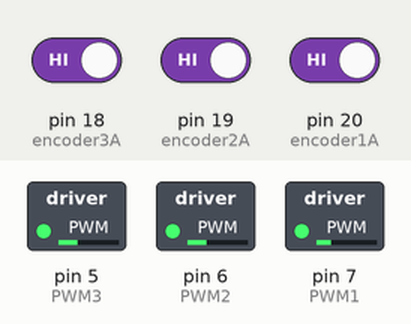
A sketch run on a simulated Arduino Mega 2560, built with avr-gcc and run on an emulated ATmega2560. Shown: switched loads named in the sketch (green lamp = pin HIGH). The inputs (shaded band) are chosen by the test bench; at power-on: pin 18 (encoder3A) HIGH, pin 19 (encoder2A) HIGH, pin 20 (encoder1A) HIGH. What the sketch prints to the serial monitor is not drawn.

Above: at 0.1 s.
Timing chart, 0 to 1.6 s (numbered marks = the images above):
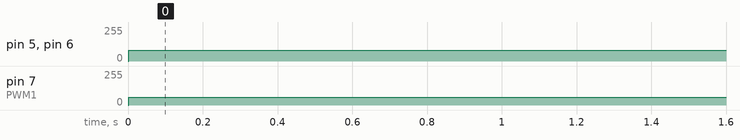

The sketch:

PID_all_motor.ino
```cpp
/********************************************************************
 * 电机测速
 * 使用millis（）函数，记录时间，单位为毫秒
 * 使用中断函数，当引脚电平改变时触发，计数一次
 * 磁环为12cpr，将得到的值Val除以24，得到转动圈数
 * 除以当时的时间，因为时间单位为毫秒，除以60000转换为分
 * 这时候得到电机转速Speed ，单位 转/分
 * 注意；测出来的值会有些误差，电机转速在达到设置值后还会有些许的值增加
 * BY YFROBOT
 ********************************************************************/

#include "PID_v1.h"

#define pi 3.1415926f
#define AFA 60
#define L 11

struct ActThreeVell
  {
      float v1;
      float v2;
      float v3;
  };

int DIR1A = 26;     //M1 Direction Control
int DIR1B = 27;
int PWM1 = 7;
int encoder1A = 20;
int encoder1B = 52;
float Speed1;  //设置变量Speed，存储转速
double duration1;//the number of the pulses of Moter3
byte encoder1ALast;
boolean Direction1;//the rotation Direction1

int DIR2A = 24;     //M1 Direction Control
int DIR2B = 25;
int PWM2 = 6;
int encoder2A = 19;
int encoder2B = 50;
float Speed2;  //设置变量Speed，存储转速
double duration2;//the number of the pulses of Moter3
byte encoder2ALast;
boolean Direction2;//the rotation Direction1

int DIR3A = 22;     //M1 Direction Control
int DIR3B = 23;
int PWM3 = 5;
int encoder3A = 18;
int encoder3B = 28;
//float time;  //设置变量time，计时
float Speed3;  //设置变量Speed，存储转速
double duration3;//the number of the pulses of Moter3
byte encoder3ALast;
boolean Direction3;//the rotation Direction1

double sampleTime1 = 10;
double sampleTime2 = 10;
double sampleTime3 = 10;

unsigned long beginTime1;
unsigned long endTime1;
unsigned long beginTime2;
unsigned long endTime2;
unsigned long beginTime3;
unsigned long endTime3;

ActThreeVell ThreeWheelVellControl2(float Vx, float Vy, float angularVell)
{
ActThreeVell vell;
float theta = 0;

vell.v1 = (float)(-cos((AFA + theta) / 180.0f*pi) * Vx - sin((theta + AFA) / 180.0f*pi) * Vy + L * angularVell);

vell.v2 = (float)(cos(theta / 180.0f*pi) * Vx + sin(theta /180.0f*pi) * Vy      + L * angularVell);

vell.v3 = (float)(-cos((AFA - theta) / 180.0f * pi) * Vx + sin((AFA - theta) / 180.0f*pi) * Vy + L * angularVell);

return vell;
}
ActThreeVell finalSpeed = ThreeWheelVellControl2(0,-5,0);
double set1 = 6;//finalSpeed.v1;
double set2 = 6;//finalSpeed.v2;
double set3 = 6;//finalSpeed.v3;


double Kp1=29.8,Ki1=93.12, Kd1=1.286; //,46 Ki= 10 15, Kd=0.306;  //Adjust the PID to fit the motor
double Setpoint1,Input1,Output1;
//double set1 = -8.0;  // fixed setPoint
PID myPID1(&Input1,&Output1,&Setpoint1,Kp1,Ki1,Kd1,DIRECT);

double Kp2=20.5,Ki2=81, Kd2=1.194; //,46 Ki= 10 15, Kd=0.306;  //Adjust the PID to fit the motor
double Setpoint2,Input2,Output2;
//double set2 = 8.0;  // fixed setPoint
PID myPID2(&Input2,&Output2,&Setpoint2,Kp2,Ki2,Kd2,DIRECT);

double Kp3=21.8,Ki3=93.12, Kd3=0.986; //,46 Ki= 10 15, Kd=0.306;  //Adjust the PID to fit the motor
double Setpoint3,Input3,Output3;
//double set3 = 0.0;  // fixed setPoint
PID myPID3(&Input3,&Output3,&Setpoint3,Kp3,Ki3,Kd3,DIRECT);

// KAlman Filter application (Barun Basnet)
// Initialization of KAlman Variables
float RA = 6e-3, QA = 1e-4;  //Q = process noise covariance, R = measurement noise covariance
double Xpe0A = 0.0;  // Xpe0 = prior estimation of signal X at time t=0 (current state)
double Xe1A = 0.0;  //Xe1 = estimation of X at time t=1 (previous state)
double Ppe0A = 0.0;  //Ppe0 = prior estimation of "error covariance" at t=0,
double P1A = 1, P0A = 0; //P1 = error covariance at t=1, P0 = error covariance at t=0
double  KA = 0.0, Xe0A = 0.0, ZA = 0.0; //K = KAlman gain, Xe0 = estimation of signal at t=0, Z = measured signal at t=0

// KBlman Filter application (Barun Basnet)
// Initialization of KBlman Variables
float RB = 6e-3, QB = 1e-4;  //Q = process noise covariance, R = measurement noise covariance
double Xpe0B = 0.0;  // Xpe0 = prior estimation of signal X at time t=0 (current state)
double Xe1B = 0.0;  //Xe1 = estimation of X at time t=1 (previous state)
double Ppe0B = 0.0;  //Ppe0 = prior estimation of "error covariance" at t=0,
double P1B = 1, P0B = 0; //P1 = error covariance at t=1, P0 = error covariance at t=0
double  KB = 0.0, Xe0B = 0.0, ZB = 0.0; //K = KBlman gain, Xe0 = estimation of signal at t=0, Z = measured signal at t=0
// Kalman Filter application (Barun Basnet)
// Initialization of Kalman Variables
float RC = 6e-3, QC = 1e-4;  //Q = process noise covariance, R = measurement noise covariance
double Xpe0C = 0.0;  // Xpe0 = prior estimation of signal X at time t=0 (current state)
double Xe1C = 0.0;  //Xe1 = estimation of X at time t=1 (previous state)
double Ppe0C = 0.0;  //Ppe0 = prior estimation of "error covariance" at t=0,
double P1C = 1, P0C = 0; //P1 = error covariance at t=1, P0 = error covariance at t=0
double  KC = 0.0, Xe0C = 0.0, ZC = 0.0; //K = Kalman gain, Xe0 = estimation of signal at t=0, Z = measured signal at t=0


void setup(){
  Serial.begin(115200);
  EncoderInit1();//Initialize encoder
  digitalWrite(encoder1A,INPUT);
  digitalWrite(encoder1B,INPUT);
  digitalWrite(DIR1A,OUTPUT);
  digitalWrite(DIR1B,OUTPUT);
  digitalWrite(PWM1,OUTPUT);
  digitalWrite(PWM1,LOW);
  myPID1.SetMode(AUTOMATIC);
  myPID1.SetOutputLimits(-60,60);
  myPID1.SetSampleTime(sampleTime1);
  myPID1.SetTunings(Kp1,Ki1,Kd1);
  beginTime1 = millis();

  EncoderInit2();//Initialize encoder
  digitalWrite(encoder2A,INPUT);
  digitalWrite(encoder2B,INPUT);
  digitalWrite(DIR2A,OUTPUT);
  digitalWrite(DIR2B,OUTPUT);
  digitalWrite(PWM2,OUTPUT);
  digitalWrite(PWM2,LOW);
  myPID2.SetMode(AUTOMATIC);
  myPID2.SetOutputLimits(-80,80);
  myPID2.SetSampleTime(sampleTime2);
  myPID2.SetTunings(Kp2,Ki2,Kd2);
  beginTime2 = millis();

  EncoderInit3();//Initialize encoder
  digitalWrite(encoder3A,INPUT);
  digitalWrite(encoder3B,INPUT);
  digitalWrite(DIR3A,OUTPUT);
  digitalWrite(DIR3B,OUTPUT);
  digitalWrite(PWM3,OUTPUT);
  digitalWrite(PWM3,LOW);
  myPID3.SetMode(AUTOMATIC);
  myPID3.SetOutputLimits(-80,80);
  myPID3.SetSampleTime(sampleTime3);
  myPID3.SetTunings(Kp3,Ki3,Kd3);
  beginTime3 = millis();
}

void loop(){

  PIDMovement1 (set1);
  endTime1 = millis();
  if(endTime1 - beginTime1 >=sampleTime1)
  {
    Speed1=duration1/53735*5.8*pi*1000/(endTime1 - beginTime1);           // /0.01;
    beginTime1 = endTime1;
    duration1 = 0;

    ZA = Speed1;
    Serial.print(Speed1, 5);Serial.print("\t");
    Xpe0A = Xe1A; //Assumption or prediction 1
    Ppe0A = P1A + QA; //Assumption or prediction 2
    KA = Ppe0A/(Ppe0A + RA); // Measurement update or correction of "KAlman gain"
    Xe0A = Xpe0A + KA * (ZA - Xpe0A); // Measurement update or correction of "estimated signal"
    P0A = (1 - KA) * Ppe0A; // Measurement update or correction of "error covariance"
    Serial.println(Xe0A , 5);
    Xe1A = Xe0A; //Update: current t=0 becomes t=1 in the next step
    P1A = P0A; //Update: current t=0 becomes t=1 in the next step

  //Serial.print(set1); Serial.print("\t");
  //Serial.print(set2); Serial.print("\t");
  //Serial.println(set3);
  }
  Input1 = Xe0A;

  PIDMovement2(set2);
  endTime2 = millis();
  if(endTime2 - beginTime2 >=sampleTime2  && -3000<duration2<3000)
  {
    Speed2=duration2/53735*5.8*pi*1000/(endTime2 - beginTime2);
    beginTime2 = endTime2;

    ZB = Speed2;
    //Serial.print(Speed2, 5);Serial.print("\t");
    Xpe0B = Xe1B; //Assumption or prediction 1
    Ppe0B = P1B + QB; //Assumption or prediction 2
    KB = Ppe0B/(Ppe0B + RB); // Measurement update or correction of "KBlman gain"
    Xe0B = Xpe0B + KB * (ZB - Xpe0B); // Measurement update or correction of "estimated signal"
    P0B = (1 - KB) * Ppe0B; // Measurement update or correction of "error covariance"
    //Serial.println(Xe0B , 5);
    Xe1B = Xe0B; //Update: current t=0 becomes t=1 in the next step
    P1B = P0B; //Update: current t=0 becomes t=1 in the next step

    duration2 = 0;
  }
  Input2 = Xe0B;

   PIDMovement3 (set3);
   endTime3 = millis();
  if(endTime3 - beginTime3 >=sampleTime3)
  {
    Speed3=duration3/53735*5.8*pi*1000/(endTime3 - beginTime3);
    beginTime3 = endTime3;


    ZC = Speed3;
    //Serial.print(Speed3, 5);Serial.print("\t");
    Xpe0C = Xe1C; //Assumption or prediction 1
    Ppe0C = P1C + QC; //Assumption or prediction 2
    KC = Ppe0C/(Ppe0C + RC); // Measurement update or correction of "Kalman gain"
    Xe0C = Xpe0C + KC * (ZC - Xpe0C); // Measurement update or correction of "estimated signal"
    P0C = (1 - KC) * Ppe0C; // Measurement update or correction of "error covariance"
   // Serial.println(Xe0C , 5);

    Xe1C = Xe0C; //Update: current t=0 becomes t=1 in the next step
    P1C = P0C; //Update: current t=0 becomes t=1 in the next step
    duration3 = 0;
  }
  Input3 = Xe0C;
/*
  Serial.print(Speed1);
  Serial.print("  ");
  Serial.print(Speed2);
  Serial.print("  ");
  Serial.println(Speed3);
  */

}

void Movement1(double pwmSpeed)
{
  if (pwmSpeed>0)
  {
    analogWrite (PWM1,pwmSpeed);      //PWM Speed Control
    digitalWrite(DIR1A,HIGH);
    digitalWrite(DIR1B,LOW);
  }
  else if(pwmSpeed<0)
  {
    analogWrite (PWM1,-pwmSpeed);      //PWM Speed Control
    digitalWrite(DIR1A,LOW);
    digitalWrite(DIR1B,HIGH);
  }
}
//PID modules
void PIDMovement1(double set1)
{
  Setpoint1=set1;
  //Input=4;
  myPID1.Compute();
  //Output = Speed;
  Movement1(Output1);
}

//Encoder modules
void EncoderInit1() //Initialize encoder interruption
{
  Direction1 = true;//default -> Forward
  pinMode(encoder1B,INPUT);
  attachInterrupt(digitalPinToInterrupt(encoder1A), wheelSpeed1, CHANGE);
}

void wheelSpeed1()  //motor1 speed count
{
  int Lstate = digitalRead(encoder1A);
  if((encoder1ALast == LOW) && Lstate==HIGH)
  {
    int val = digitalRead(encoder1B);
    if(val == LOW && Direction1)
    {
      Direction1 = false;  //when Direction keeps false, duration++
    }
    else if(val == HIGH && !Direction1)
    {
      Direction1 = true;
    }
  }
  encoder1ALast = Lstate;

  if(!Direction1)  duration1++;
  else  duration1--;
}

void Movement2(double pwmSpeed)
{
  if (pwmSpeed>0)
  {
    analogWrite (PWM2,pwmSpeed);      //PWM Speed Control
    digitalWrite(DIR2A,HIGH);
    digitalWrite(DIR2B,LOW);
  }
  else if(pwmSpeed<0)
  {
    analogWrite (PWM2,-pwmSpeed);      //PWM Speed Control
    digitalWrite(DIR2A,LOW);
    digitalWrite(DIR2B,HIGH);
  }
}
//PID modules
void PIDMovement2(double set2)
{
  Setpoint2=set2;
  //Input=4;
  myPID2.Compute();
  //Output = Speed;
  Movement2(Output2);
}

//Encoder modules
void EncoderInit2() //Initialize encoder interruption
{
  Direction2 = true;//default -> Forward
  pinMode(encoder2B,INPUT);
  attachInterrupt(digitalPinToInterrupt(encoder2A), wheel2Speed, CHANGE);
}

void wheel2Speed()  //motor1 speed count
{
  int Lstate = digitalRead(encoder2A);
  if((encoder2ALast == LOW) && Lstate==HIGH)
  {
    int val = digitalRead(encoder2B);
    if(val == LOW && Direction2)
    {
      Direction2 = false;  //when Direction keeps false, duration++
    }
    else if(val == HIGH && !Direction2)
    {
      Direction2 = true;
    }
  }
  encoder2ALast = Lstate;

  if(!Direction2)  duration2++;
  else  duration2--;
}

void Movement3(double pwmSpeed)
{
  if (pwmSpeed>0)
  {
    analogWrite (PWM3,pwmSpeed);      //PWM Speed Control
    digitalWrite(DIR3A,HIGH);
    digitalWrite(DIR3B,LOW);
  }
  else if(pwmSpeed<0)
  {
    analogWrite (PWM3,-pwmSpeed);      //PWM Speed Control
    digitalWrite(DIR3A,LOW);
    digitalWrite(DIR3B,HIGH);
  }
}
//PID modules
void PIDMovement3(double set3)
{
  Setpoint3=set3;
  //Input=4;
  myPID3.Compute();
  //Output = Speed;
  Movement3(Output3);
}

//Encoder modules
void EncoderInit3() //Initialize encoder interruption
{
  Direction3 = true;//default -> Forward
  pinMode(encoder3B,INPUT);
  attachInterrupt(digitalPinToInterrupt(encoder3A), wheelSpeed3, CHANGE);
}

void wheelSpeed3()  //motor1 speed count
{
  int Lstate = digitalRead(encoder3A);
  if((encoder3ALast == LOW) && Lstate==HIGH)
  {
    int val = digitalRead(encoder3B);
    if(val == LOW && Direction3)
    {
      Direction3 = false;  //when Direction keeps false, duration++
    }
    else if(val == HIGH && !Direction3)
    {
      Direction3 = true;
    }
  }
  encoder3ALast = Lstate;

  if(!Direction3)  duration3++;
  else  duration3--;
}
```

Measured:
- by itself, pin 5 (PWM3), pin 6 (PWM2): 0/255 → 80/255 at 0.00 s
- by itself, pin 7 (PWM1): 0/255 → 60/255 at 0.00 s
